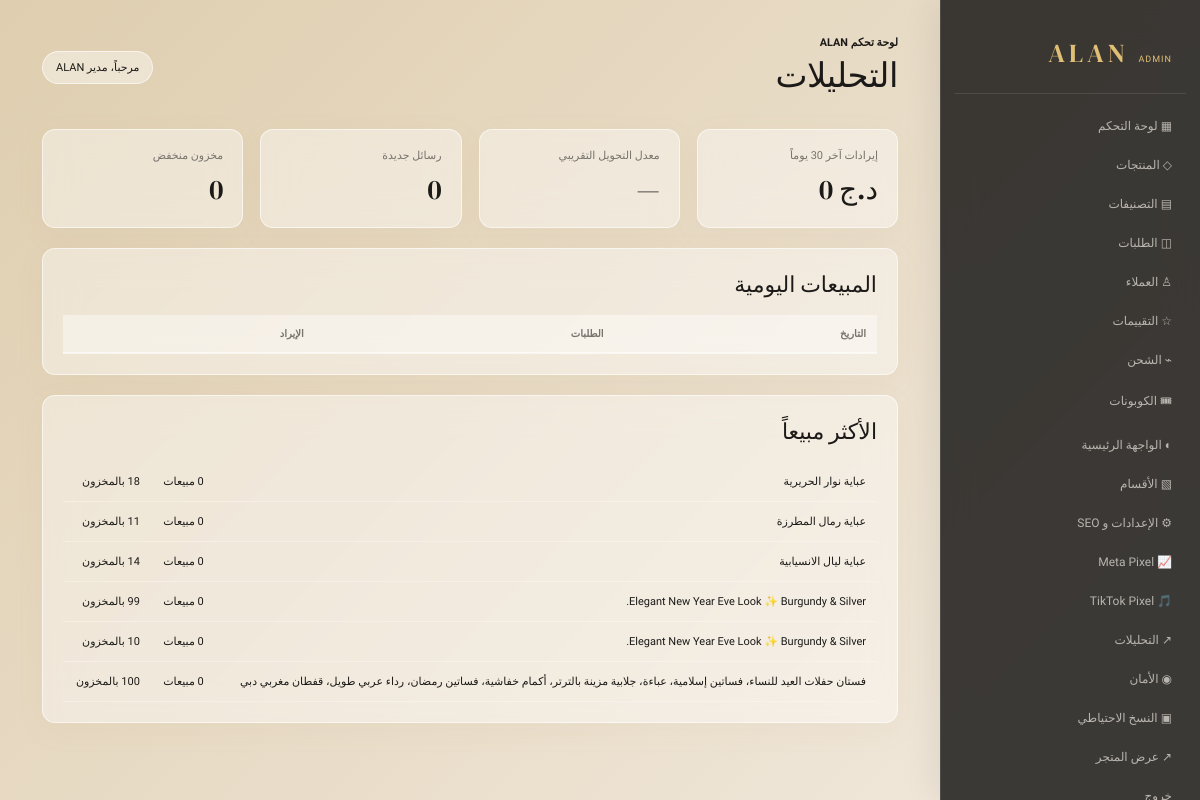
The app's page /admin/analytics.php (signed in) with its own data.
### tables this page shows
CREATE TABLE `products` (
  `id` int(11) NOT NULL AUTO_INCREMENT,
  `category_id` int(11) DEFAULT NULL,
  `name` varchar(255) DEFAULT NULL,
  `slug` varchar(280) DEFAULT NULL,
  `description` text DEFAULT NULL,
  `image` varchar(500) DEFAULT NULL,
  `images` longtext DEFAULT NULL CHECK (json_valid(`images`)),
  `video_url` varchar(500) DEFAULT NULL,
  `price` decimal(12,2) DEFAULT NULL,
  `old_price` decimal(12,2) DEFAULT NULL,
  `discount` int(11) DEFAULT 0,
  `color` varchar(255) DEFAULT NULL,
  `sizes` varchar(255) DEFAULT NULL,
  `fabric` varchar(100) DEFAULT NULL,
  `sku` varchar(100) DEFAULT NULL,
  `barcode` varchar(100) DEFAULT NULL,
  `stock` int(11) DEFAULT 0,
  `sales_count` int(11) DEFAULT 0,
  `rating` decimal(2,1) DEFAULT 5.0,
  `rating_count` int(11) DEFAULT 0,
  `is_new` tinyint(4) DEFAULT 0,
  `featured` tinyint(4) DEFAULT 0,
  `status` enum('active','draft','archived') DEFAULT 'active',
  `meta_title` varchar(255) DEFAULT NULL,
  `meta_description` text DEFAULT NULL,
  `created_at` timestamp NOT NULL DEFAULT current_timestamp(),
  `updated_at` timestamp NOT NULL DEFAULT current_timestamp() ON UPDATE current_timestamp(),
  `subcategory_id` int(11) DEFAULT NULL,
  `brand` varchar(120) DEFAULT NULL,
  `weight` decimal(8,2) DEFAULT NULL,
  `tags` varchar(500) DEFAULT NULL,
  `short_description` text DEFAULT NULL,
  `specifications` text DEFAULT NULL,
  `size_guide` text DEFAULT NULL,
  `care_instructions` text DEFAULT NULL,
  `meta_keywords` varchar(500) DEFAULT NULL,
  `best_seller` tinyint(4) DEFAULT 0,
  `flash_sale` tinyint(4) DEFAULT 0,
  `related_product_ids` text DEFAULT NULL,
  `availability` enum('in_stock','out_of_stock','preorder') DEFAULT 'in_stock',
  PRIMARY KEY (`id`),
  UNIQUE KEY `slug` (`slug`),
  UNIQUE KEY `sku` (`sku`),
  KEY `category_id` (`category_id`),
  CONSTRAINT `products_ibfk_1` FOREIGN KEY (`category_id`) REFERENCES `categories` (`id`) ON DELETE SET NULL
);

### includes/database.php (called while the page is built, shortened)
<?php
function db(): PDO { static $db; if (!$db) { $db = new PDO('mysql:host='.DB_HOST.';dbname='.DB_NAME.';charset=utf8mb4', DB_USER, DB_PASS, [PDO::ATTR_ERRMODE=>PDO::ERRMODE_EXCEPTION, PDO::ATTR_DEFAULT_FETCH_MODE=>PDO::FETCH_ASSOC]); } return $db; }

### admin/analytics.php (the view)
<?php require_once __DIR__.'/../includes/functions.php';$adminTitle='التحليلات';$sales=db()->query('SELECT DATE(created_at) d,COUNT(*) orders,COALESCE(SUM(total),0) revenue FROM orders WHERE created_at>=DATE_SUB(CURDATE(),INTERVAL 30 DAY) GROUP BY DATE(created_at) ORDER BY d')->fetchAll();$top=db()->query('SELECT name,sales_count,stock FROM products ORDER BY sales_count DESC LIMIT 8')->fetchAll();include 'header.php';?><div class="cards"><div class="stat"><span>إيرادات آخر 30 يوماً</span><b><?=money((float)db()->query('SELECT COALESCE(SUM(total),0) FROM orders WHERE created_at>=DATE_SUB(CURDATE(),INTERVAL 30 DAY)')->fetchColumn())?></b></div><div class="stat"><span>معدل التحويل التقريبي</span><b>—</b></div><div class="stat"><span>رسائل جديدة</span><b><?=db()->query('SELECT COUNT(*) FROM contact_messages WHERE status="new"')->fetchColumn()?></b></div><div class="stat"><span>مخزون منخفض</span><b><?=db()->query('SELECT COUNT(*) FROM products WHERE stock<5')->fetchColumn()?></b></div></div><div class="panel"><h2>المبيعات اليومية</h2><table class="table"><tr><th>التاريخ</th><th>الطلبات</th><th>الإيراد</th></tr><?php foreach($sales as $s):?><tr><td><?=$s['d']?></td><td><?=$s['orders']?></td><td><?=money($s['revenue'])?></td></tr><?php endforeach;?></table></div><div class="panel"><h2>الأكثر مبيعاً</h2><table class="table"><?php foreach($top as $p):?><tr><td><?=e($p['name'])?></td><td><?=$p['sales_count']?> مبيعات</td><td><?=$p['stock']?> بالمخزون</td></tr><?php endforeach;?></table></div><?php include 'footer.php';?>

### admin/admin.css (style rules this page uses)
:root { --ink:#1b1a18;--muted:#77736d;--canvas:#f6f5f2;--surface:#fff;--line:#e9e5de;--gold:#a9864b;--red:#a54b4b;--green:#247a57 }
* { box-sizing:border-box }
body { margin:0;background:var(--canvas);color:var(--ink);font:13px Cairo,Arial,sans-serif;display:flex }
.cards { display:grid;grid-template-columns:repeat(4,minmax(0,1fr));gap:17px }
.stat,.panel,.form { background:var(--surface);border:1px solid var(--line);box-shadow:0 8px 28px #30281908;border-radius:13px }
.stat { padding:19px }
.stat span { display:block;color:var(--muted);font-size:11px }
.stat b { font:28px 'DM Serif Display',serif;display:block;margin-top:8px }
.panel { margin-top:20px;padding:20px;overflow:hidden }
.panel h2 { font:22px 'DM Serif Display',serif;margin:0 0 16px }
.table { width:100%;border-collapse:collapse }
.table th,.table td { padding:13px 11px;text-align:right;border-bottom:1px solid #f0eee9;font-size:11px;vertical-align:middle }
.table th { color:#77736d;font-size:10px;font-weight:700;background:#fbfaf8;white-space:nowrap }
:root { --glass-light: rgba(255, 255, 255, 0.4); --glass-border: rgba(255, 255, 255, 0.6); --glass-dark: rgba(28, 27, 25, 0.85); }
body { background: linear-gradient(-45deg, #f6f5f2, #e9e5de, #f2eadf, #dfceaf); background-size: 300% 300%; animation: liquidBg 15s ease infinite; color: var(--ink); }
.stat, .panel, .form { background: var(--glass-light) !important; backdrop-filter: blur(16px); -webkit-backdrop-filter: blur(16px); border: 1px solid var(--glass-border) !important; box-shadow: 0 8px 32px 0 rgba(169, 134, 75, 0.05) !important; }
h1, h2, h3, .stat b, .admin-main header small { color: var(--ink) !important; }
.table th { background: rgba(255, 255, 255, 0.4) !important; color: var(--muted) !important; border-bottom: 2px solid rgba(255, 255, 255, 0.6) !important; }
.table td { border-bottom: 1px solid rgba(255, 255, 255, 0.3) !important; }

### records on screen
products: name "عباية نوار الحريرية"
products: name "عباية رمال المطرزة"
products: name "عباية ليال الانسيابية"
products: name "Elegant New Year Eve Look ✨ Burgundy & Silver."
products: name "Elegant New Year Eve Look ✨ Burgundy & Silver."
products: name "فستان حفلات العيد للنساء، فساتين إسلامية، عباءة، جلابية مزينة بالترتر، أكمام خفاشية، فساتين رمضان، رداء عربي طويل، قفطان مغربي دبي"

### other values on screen
$adminTitle "التحليلات"
$_SESSION['admin_name'] "مدير ALAN"
$value "0"
